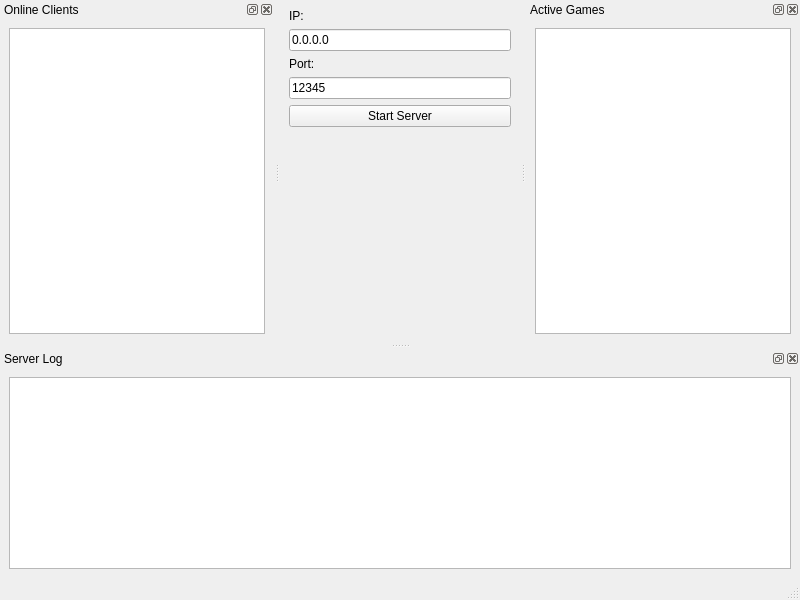
<?xml version="1.0" encoding="UTF-8"?>
<ui version="4.0">
 <class>ServerWindow</class>
 <widget class="QMainWindow" name="ServerWindow">
  <property name="geometry">
   <rect>
    <x>0</x>
    <y>0</y>
    <width>800</width>
    <height>600</height>
   </rect>
  </property>
  <property name="windowTitle">
   <string>Rock Paper Scissors — Server</string>
  </property>
  <widget class="QWidget" name="centralwidget">
   <layout class="QVBoxLayout" name="verticalLayout">
    <item>
     <layout class="QVBoxLayout" name="topLayout">
      <item>
       <widget class="QLabel" name="lblIP">
        <property name="text">
         <string>IP:</string>
        </property>
       </widget>
      </item>
      <item>
       <widget class="QLineEdit" name="txtIP">
        <property name="text">
         <string>0.0.0.0</string>
        </property>
        <property name="placeholderText">
         <string>Listen address</string>
        </property>
       </widget>
      </item>
      <item>
       <widget class="QLabel" name="lblPort">
        <property name="text">
         <string>Port:</string>
        </property>
       </widget>
      </item>
      <item>
       <widget class="QLineEdit" name="txtPort">
        <property name="text">
         <string>12345</string>
        </property>
        <property name="placeholderText">
         <string>Port</string>
        </property>
       </widget>
      </item>
      <item>
       <widget class="QPushButton" name="btnStartStop">
        <property name="text">
         <string>Start Server</string>
        </property>
       </widget>
      </item>
     </layout>
    </item>
    <item>
     <spacer name="verticalSpacer">
      <property name="orientation">
       <enum>Qt::Vertical</enum>
      </property>
      <property name="sizeHint" stdset="0">
       <size>
        <width>20</width>
        <height>40</height>
       </size>
      </property>
     </spacer>
    </item>
   </layout>
  </widget>
  <widget class="QStatusBar" name="statusbar"/>
  <widget class="QDockWidget" name="dockLog">
   <property name="windowTitle">
    <string>Server Log</string>
   </property>
   <attribute name="dockWidgetArea">
    <number>8</number>
   </attribute>
   <widget class="QWidget" name="dockWidgetContents_Log">
    <layout class="QVBoxLayout" name="verticalLayout_2">
     <item>
      <widget class="QListWidget" name="logList"/>
     </item>
    </layout>
   </widget>
  </widget>
  <widget class="QDockWidget" name="dockClients">
   <property name="windowTitle">
    <string>Online Clients</string>
   </property>
   <attribute name="dockWidgetArea">
    <number>1</number>
   </attribute>
   <widget class="QWidget" name="dockWidgetContents_Clients">
    <layout class="QVBoxLayout" name="verticalLayout_3">
     <item>
      <widget class="QListWidget" name="listClients"/>
     </item>
    </layout>
   </widget>
  </widget>
  <widget class="QDockWidget" name="dockGames">
   <property name="windowTitle">
    <string>Active Games</string>
   </property>
   <attribute name="dockWidgetArea">
    <number>2</number>
   </attribute>
   <widget class="QWidget" name="dockWidgetContents_Games">
    <layout class="QVBoxLayout" name="verticalLayout_4">
     <item>
      <widget class="QListWidget" name="listGames"/>
     </item>
    </layout>
   </widget>
  </widget>
 </widget>
 <resources/>
 <connections/>
</ui>
